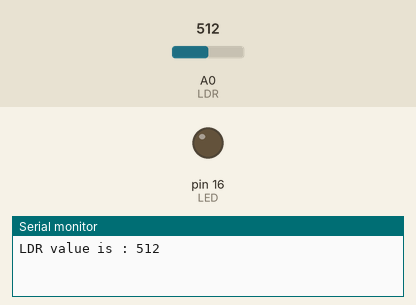
This sketch was run on a simulated Arduino Uno, built with avr-gcc and run on an emulated ATmega328P. Shown: output pins drawn as LEDs (lit = HIGH), the last lines printed to the serial monitor. The test bench sets the inputs (shaded band); at power-on: A0 (LDR) = 512.

Above: at 0.1 s.
At 1.1 s:
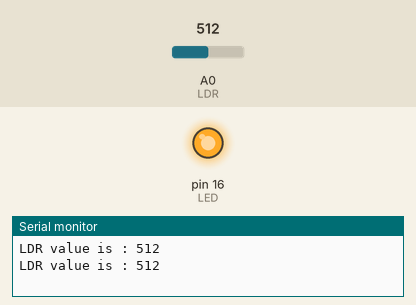
Timing chart, 0 to 2.6 s (numbered marks = the images above):
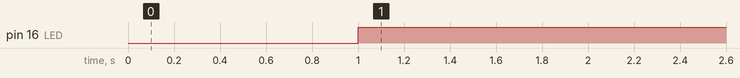

The sketch:

LDR.ino
```cpp
const int LDR = A0; // Defining LDR PIN
int input_val = 0; // Varible to store Input values

int LED=16;

void setup() {
Serial.begin(9600);
pinMode(LDR,INPUT);
pinMode(LED,OUTPUT);
}

void loop() {
input_val = analogRead(LDR); // Reading Input
Serial.print("LDR value is : " );
Serial.println(input_val); // Writing input on serial monitor.
delay(1000);
if (analogRead(LDR) <1000){
digitalWrite(LED,HIGH);
}
else
{
digitalWrite(LED,LOW);
}

}
```

Measured:
- by itself, pin 16 (LED): LOW → HIGH at 1.0 s
